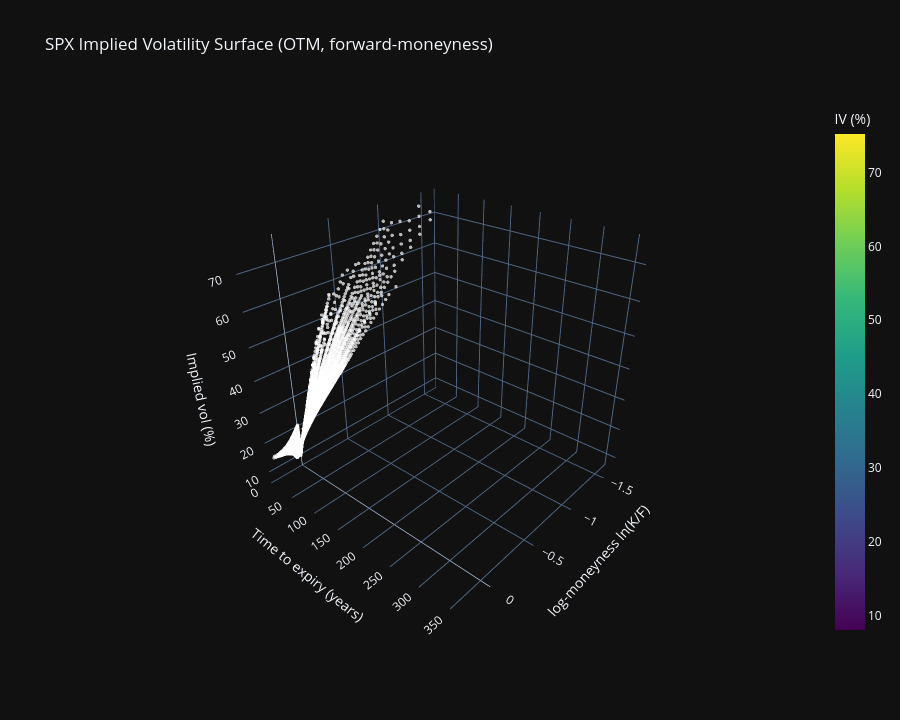

Source (notebook cell):
### Code cell
cfg = SurfaceConfig(
    min_T=1/365,  # Min 3-4 days Base 1 year =1, 1 month =1/12 etc.
    max_T=365   #
)
spx_surface_test = SPXIVSurface(spx_df1, cfg)
surface = SPXIVSurface(spx_df, cfg=cfg)

fig = spx_surface_test.plot(
    title="SPX Implied Volatility Surface (OTM, forward-moneyness)",
    interpolate=True
)
fig.show()

### Figure 1 — Plotly figure (JSON) as saved in the notebook; plotly's stock layout.template omitted (floating-point values rounded to 4 significant figures; data arrays with more than 128 entries replaced by an {"elided": "..."} marker saying what was removed)
{"data": [{"colorbar": {"title": {"text": "IV (%)"}}, "colorscale": [[0, "#440154"], [0.1111, "#482878"], [0.2222, "#3e4989"], [0.3333, "#31688e"], [0.4444, "#26828e"], [0.5556, "#1f9e89"], [0.6667, "#35b779"], [0.7778, "#6ece58"], [0.8889, "#b5de2b"], [1, "#fde725"]], "hovertemplate": "ln(K/F): %{x:.3f}<br>T: %{y:.3f}y<br>IV: %{z:.2f}%<extra></extra>", "type": "surface", "x": {"elided": "60x60 float values"}, "y": {"elided": "60x60 float values"}, "z": {"elided": "60x60 float values"}}, {"hovertemplate": "ln(K/F): %{x:.3f}<br>T: %{y:.3f}y<br>IV: %{z:.2f}%<extra></extra>", "marker": {"color": "white", "opacity": 0.7, "size": 2}, "mode": "markers", "name": "OTM quotes", "type": "scatter3d", "x": {"elided": "5921 float values"}, "y": {"elided": "5921 float values"}, "z": {"elided": "5921 float values"}}], "layout": {"height": 720, "scene": {"camera": {"eye": {"x": 1.6, "y": 1.4, "z": 1.2}}, "xaxis": {"title": {"text": "log-moneyness ln(K/F)"}}, "yaxis": {"range": [0.00274, 365], "title": {"text": "Time to expiry (years)"}}, "zaxis": {"title": {"text": "Implied vol (%)"}}}, "title": {"text": "SPX Implied Volatility Surface (OTM, forward-moneyness)"}}}
